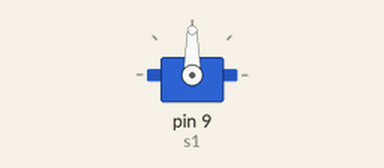
Recording of a sketch running on a simulated Arduino Uno, built with avr-gcc and run on an emulated ATmega328P. Parts: servo.

Above: at 0.05 s.
Timing chart, 0 to 4.6 s (numbered marks = the images above):
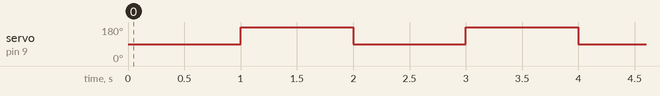

Measured:
- by itself, servo on pin 9 (s1): alternates 180° for 1.0 s and 90° for 1.0 s

The sketch:

SERVO_MOTOR.ino
```cpp
#include<Servo.h>
Servo s1;

void setup() {
  // put your setup code here, to run once:
s1.attach(9);
}

void loop() {
  // put your main code here, to run repeatedly:
s1.write(90);
delay(1000);
s1.write(180);
delay(1000);
}
```
